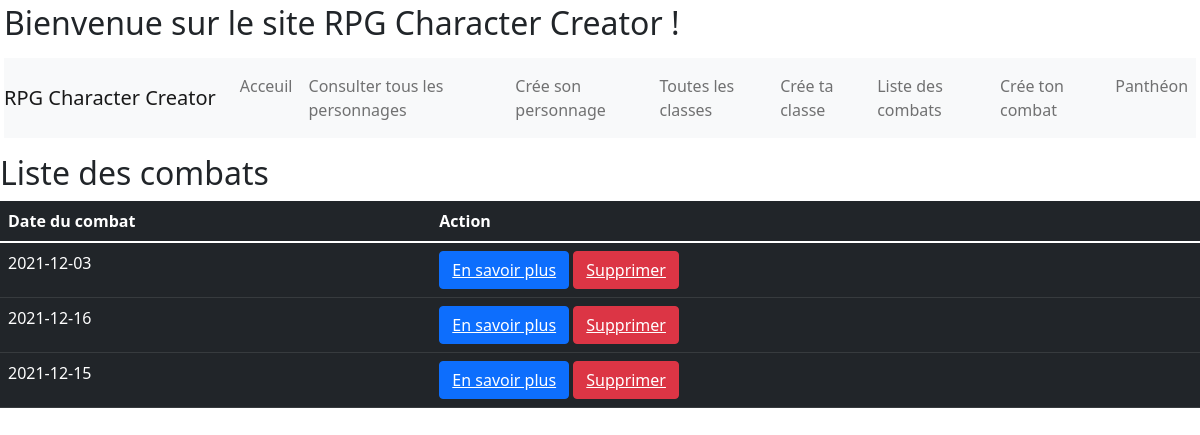
Page /allCombat.php on the committed database.
### tables this page shows
CREATE TABLE IF NOT EXISTS `combat` (
  `id_combat` int NOT NULL AUTO_INCREMENT,
  `date_combat` date NOT NULL,
  PRIMARY KEY (`id_combat`)
);

### class/manager/combatManager.class.php (called while the page is built, shortened)
<?php
class CombatManager{
    private $_db;
    public function setDb($db){
        $this->_db = $db;
    }
    public function getList(){
        $liste = [];
        $requete = $this->_db->query('SELECT * FROM combat
        ORDER BY id_combat DESC');
        while($donnees = $requete->fetch()){
            $combat = new Combat($donnees);
            $liste[] = $combat;
        }
    return $liste;
    }
}
?>

### class/class/combat.class.php (called while the page is built, shortened)
<?php
class Combat {
    private $_id_combat;
    private $_date_combat;
    public function hydrate($donnees) {
        foreach($donnees as $key => $value) {
            $method = 'set'.ucfirst($key);
        }
    }
    public function getId_combat(){
        return $this->_id_combat;
    }
    public function setId_combat($id_combat){
        $this->_id_combat = $id_combat;
    }
    public function getDate_combat()
    {
        return $this->_date_combat;
    }
    public function setDate_combat($date_combat)
    {
        $this->_date_combat = $date_combat;
    }
}
?>

### allCombat.php (the view, shortened to what this page needs)
<?php
$pdo = connexionBDD();
$combatManager = new CombatManager($pdo);
$liste = $combatManager->getList();
?>
<!DOCTYPE html>
<html lang="en">
<head>
    <link href="https://cdn.jsdelivr.net/npm/bootstrap@5.1.2/dist/css/bootstrap.min.css" rel="stylesheet">
</head>
<body>
<h2 class="m-1 mb-3">Bienvenue sur le site RPG Character Creator !</h2>
<?php require ('nav.php'); ?>
<h2>Liste des combats</h2>
    <table class=" mb-3 table table-dark">
        <thead>
            <tr class=" mb-3" >
                <th scope="col">Date du combat</th>
                <th scope="col">Action</th>
            </tr>
        </thead>
            <?php
                foreach($liste as $combat){?>
                    <tr>
                        <td><?= $combat->getDate_combat();?></td>
                        <td>
                                <button type="button" class="btn btn-primary" ><a class="text-white" href="viewMoreCombat.php?combat=<?= $combat->getId_combat(); ?>">En savoir plus</a></button>
                                <button type="button" class="btn btn-danger" ><a class="text-white" onclick="return confirm('Etes vous sûr de vouloir supprimer ce combat ?');" href="allCombat.php?supprimer=<?= $combat->getId_combat(); ?>">Supprimer</a></button>
                        </td>
                    </tr>
        <?php
        }
        ?>
    </table>
</body>
</html>

### rows in the picture
combat: date_combat "2021-12-03"
combat: date_combat "2021-12-16"
combat: date_combat "2021-12-15"
